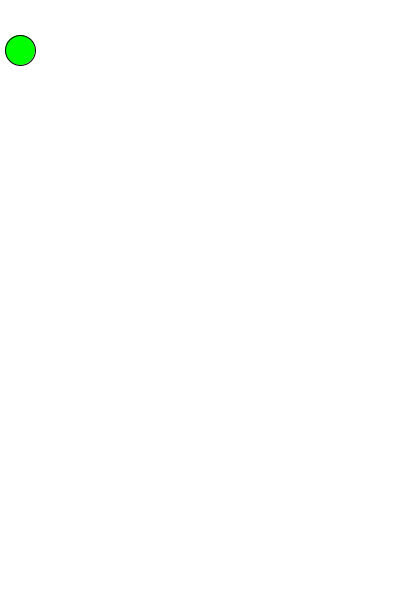
Frame 1 (no input)
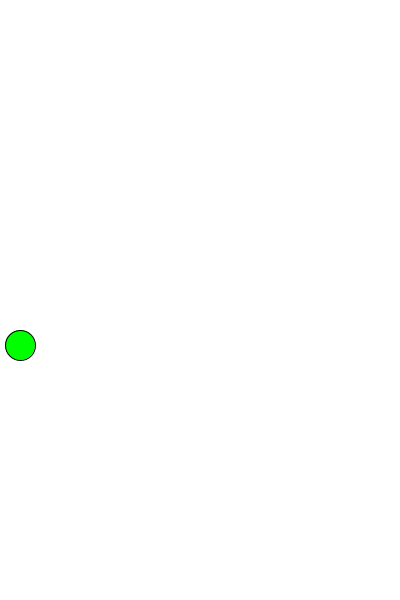
Frame 60 (the mouse pressed at the canvas centre just before this capture)
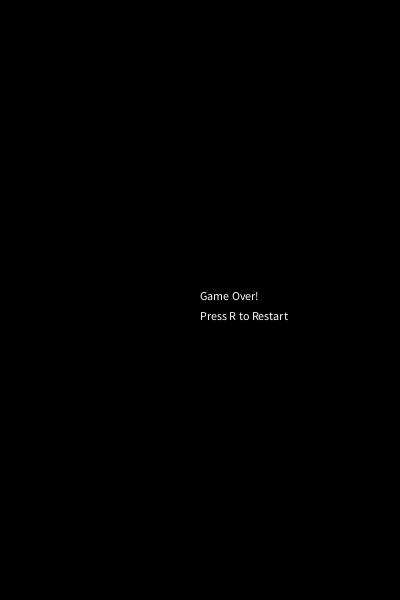
Frame 120 (the mouse held since frame 60 and released just before this capture)

The Processing sketch that drew these frames (run headless with seeded random() and noise(); from frame 60 on, the mouse is pressed at the canvas centre):

// Processing sketch: rectangle_catch_game
// ── rectangle_catch_game.pde

float boxX = 1;
float boxY = 1;
float boxHeight = 20;
float boxWidth = 40;
int dropSpeed = 5;
int speedControl = 4;
float dropHeight = 50; 
float randomX = 20;
float holeCenter = 1;
float leftEdgeOfHole = 1;
float rightEdgeOfHole = 1;
int gameOver = 0;

void setup()
{
 background(255);
 size(400,600);
 rectMode(CENTER);
 frameRate(60);
 
 // you've got to assign these in void setup() AFTER you've 
 // declared the size() of the canvas.
 boxX = width/2;
 boxY = height * 0.75;
}

void draw()
{
  if(gameOver == 0)
  {
  background(255);

 fill(0,255,0);
 
  if(keyCode == 39)
  {
    //keyCode = 36;
    background(255);
    fill(255,0,0);
    rect(width/2, boxY, width, boxHeight);
    noStroke();
    fill(255);
    rect(boxX,boxY, boxWidth, boxHeight);  
    boxX += speedControl;
    
  }
  
  // left arrow key press
  if(keyCode == 37)
  {
    //keyCode = 36;
    background(255);
    fill(255,0,0);
    rect(width/2, boxY, width, boxHeight);
    noStroke();
    fill(255);
    rect(boxX,boxY, boxWidth, boxHeight);  
    boxX -= speedControl;
  }
  
 if(boxX <= (0+boxWidth/2))
 {
  boxX = boxWidth/2; 
 }
 
 if(boxX >= (width-boxWidth/2))
 {
  boxX = width - boxWidth/2; 
 }
 
 if(dropHeight < height)
 {
   fill(0,255,0);
   ellipse(randomX, dropHeight, 30, 30);
   dropHeight += dropSpeed;
 }
 
 if(dropHeight >= height)
 {
   fill(0,255,0);
   randomX = random(0,width);
   dropHeight = 50;
   ellipse(randomX, dropHeight, 30, 30);
   dropHeight += dropSpeed;
 }
 
 if(dropHeight == boxY)
 {
   if(randomX < boxX - boxWidth/2 | randomX > boxX + width/2)
   {
    gameOver = 1; 
   }
 }
 

  }
  else
  {
      // calculations
    holeCenter = boxX;
    leftEdgeOfHole = boxX-boxWidth/2;
    rightEdgeOfHole = boxX+boxWidth/2;
    background(0);
    textMode(CENTER);
    fill(255);
    text("Game Over!",width/2,height/2);
    text("Press R to Restart",width/2,height/2+20);
  }  
}

void keyPressed()
{
  if(key == 'r' | key == 'R')
  {
    gameOver=0;
    dropHeight = 50;
    randomX = random(0,width/2);
 }
  
}
